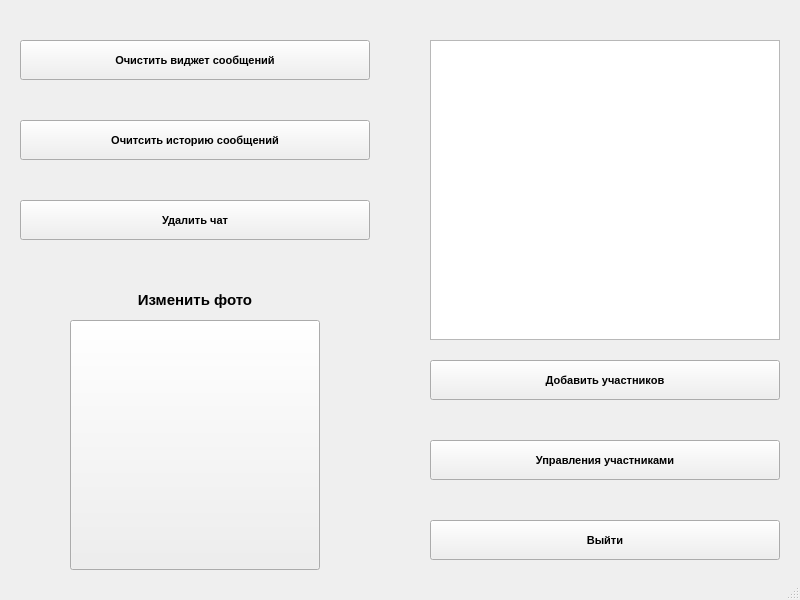
<?xml version="1.0" encoding="UTF-8"?>
<ui version="4.0">
 <class>MainWindow</class>
 <widget class="QMainWindow" name="MainWindow">
  <property name="geometry">
   <rect>
    <x>0</x>
    <y>0</y>
    <width>800</width>
    <height>600</height>
   </rect>
  </property>
  <property name="minimumSize">
   <size>
    <width>800</width>
    <height>600</height>
   </size>
  </property>
  <property name="maximumSize">
   <size>
    <width>800</width>
    <height>600</height>
   </size>
  </property>
  <property name="font">
   <font>
    <family>Arial</family>
    <pointsize>8</pointsize>
    <weight>75</weight>
    <italic>false</italic>
    <bold>true</bold>
   </font>
  </property>
  <property name="windowTitle">
   <string>Настройки беседы</string>
  </property>
  <property name="windowIcon">
   <iconset>
    <normaloff>../Структурные фото/Настройки.png</normaloff>../Структурные фото/Настройки.png</iconset>
  </property>
  <widget class="QWidget" name="centralwidget">
   <widget class="QPushButton" name="pushButton_2">
    <property name="geometry">
     <rect>
      <x>20</x>
      <y>120</y>
      <width>350</width>
      <height>40</height>
     </rect>
    </property>
    <property name="text">
     <string>Очитсить историю сообщений</string>
    </property>
   </widget>
   <widget class="QPushButton" name="pushButton">
    <property name="geometry">
     <rect>
      <x>20</x>
      <y>40</y>
      <width>350</width>
      <height>40</height>
     </rect>
    </property>
    <property name="text">
     <string>Очистить виджет сообщений</string>
    </property>
   </widget>
   <widget class="QPushButton" name="pushButton_3">
    <property name="geometry">
     <rect>
      <x>20</x>
      <y>200</y>
      <width>350</width>
      <height>40</height>
     </rect>
    </property>
    <property name="text">
     <string>Удалить чат</string>
    </property>
   </widget>
   <widget class="QLabel" name="label">
    <property name="geometry">
     <rect>
      <x>20</x>
      <y>280</y>
      <width>350</width>
      <height>40</height>
     </rect>
    </property>
    <property name="font">
     <font>
      <family>Arial</family>
      <pointsize>11</pointsize>
      <weight>75</weight>
      <italic>false</italic>
      <bold>true</bold>
     </font>
    </property>
    <property name="text">
     <string>Изменить фото</string>
    </property>
    <property name="alignment">
     <set>Qt::AlignCenter</set>
    </property>
   </widget>
   <widget class="QPushButton" name="pushButton_4">
    <property name="geometry">
     <rect>
      <x>70</x>
      <y>320</y>
      <width>250</width>
      <height>250</height>
     </rect>
    </property>
    <property name="text">
     <string/>
    </property>
    <property name="iconSize">
     <size>
      <width>240</width>
      <height>240</height>
     </size>
    </property>
   </widget>
   <widget class="QPushButton" name="pushButton_5">
    <property name="geometry">
     <rect>
      <x>430</x>
      <y>520</y>
      <width>350</width>
      <height>40</height>
     </rect>
    </property>
    <property name="text">
     <string>Выйти</string>
    </property>
   </widget>
   <widget class="QPushButton" name="pushButton_6">
    <property name="geometry">
     <rect>
      <x>430</x>
      <y>360</y>
      <width>350</width>
      <height>40</height>
     </rect>
    </property>
    <property name="text">
     <string>Добавить участников</string>
    </property>
   </widget>
   <widget class="QPushButton" name="pushButton_7">
    <property name="geometry">
     <rect>
      <x>430</x>
      <y>440</y>
      <width>350</width>
      <height>40</height>
     </rect>
    </property>
    <property name="text">
     <string>Управления участниками</string>
    </property>
   </widget>
   <widget class="QListWidget" name="listWidget">
    <property name="geometry">
     <rect>
      <x>430</x>
      <y>40</y>
      <width>350</width>
      <height>300</height>
     </rect>
    </property>
   </widget>
  </widget>
  <widget class="QStatusBar" name="statusbar">
   <property name="font">
    <font>
     <family>Arial</family>
     <pointsize>8</pointsize>
     <weight>75</weight>
     <italic>false</italic>
     <bold>true</bold>
    </font>
   </property>
   <property name="styleSheet">
    <string notr="true">QStatusBar#statusbar {
color: red;
font: bold;}</string>
   </property>
  </widget>
 </widget>
 <resources/>
 <connections/>
</ui>
